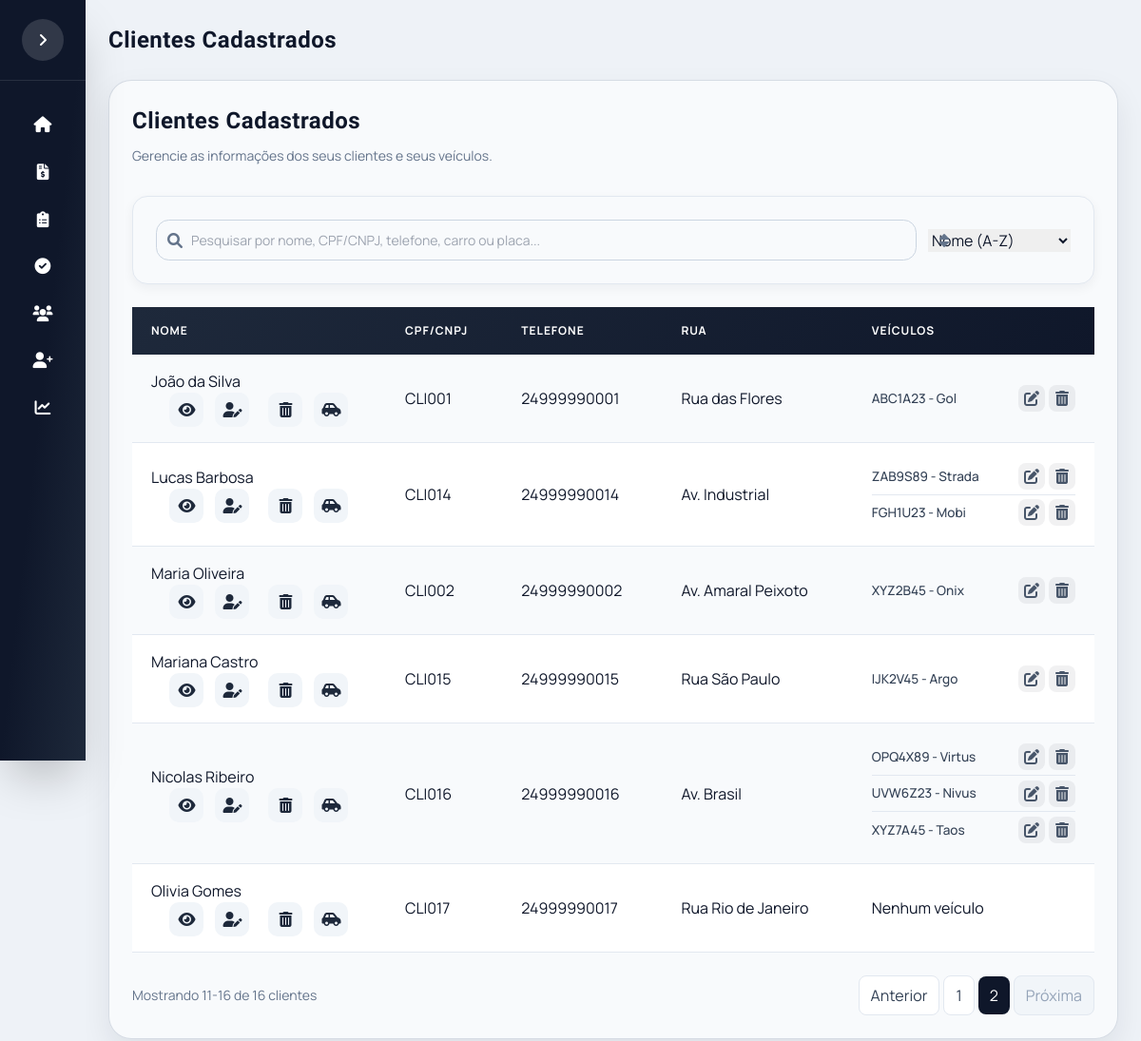
The app's page /clientes?page=2 with its own data.
### app/models.py (models this page shows)
class Cliente(db.Model):
    __tablename__ = "clientes"
    id_cliente = db.Column(db.Integer, primary_key=True, autoincrement=True)
    cod_cliente = db.Column(db.String(20), unique=True, nullable=False)
    nome = db.Column(db.String(120), nullable=False)
    cliente_ativo = db.Column(db.Integer, default=1)
    telefones = db.relationship("TelefoneCliente", backref="cliente", lazy=True, cascade="all, delete-orphan")
    emails = db.relationship("EmailCliente", backref="cliente", lazy=True, cascade="all, delete-orphan")
    enderecos = db.relationship("EnderecoCliente", backref="cliente", lazy=True, cascade="all, delete-orphan")
    veiculos = db.relationship("Veiculo", backref="cliente", lazy=True, cascade="all, delete-orphan")

class TelefoneCliente(db.Model):
    __tablename__ = "telefones_cliente"
    id_telefone = db.Column(db.Integer, primary_key=True, autoincrement=True)
    id_cliente = db.Column(db.Integer, db.ForeignKey("clientes.id_cliente"), nullable=False)
    telefone = db.Column(db.String(20), nullable=False)

class EnderecoCliente(db.Model):
    __tablename__ = "enderecos_cliente"
    id_endereco = db.Column(db.Integer, primary_key=True, autoincrement=True)
    id_cliente = db.Column(db.Integer, db.ForeignKey("clientes.id_cliente"), nullable=False)
    rua = db.Column(db.String(150))
    numero = db.Column(db.String(10))
    bairro = db.Column(db.String(100))
    cidade = db.Column(db.String(100))
    estado = db.Column(db.String(2))
    cep = db.Column(db.String(8))
    complemento = db.Column(db.String(100))

class Veiculo(db.Model):
    __tablename__ = "veiculos"
    id_veiculo = db.Column(db.Integer, primary_key=True, autoincrement=True)
    id_cliente = db.Column(db.Integer, db.ForeignKey("clientes.id_cliente"), nullable=False)
    veiculo_ativo = db.Column(db.Integer, default=1)
    placa = db.Column(db.String(7), unique=True, nullable=False)
    marca = db.Column(db.String(50), nullable=False)
    modelo = db.Column(db.String(80), nullable=False)
    ano = db.Column(db.Integer)
    cor = db.Column(db.String(30))
    orcamentos = db.relationship("Orcamento", backref="veiculo", lazy=True)

### app/routes.py (the view)
@main.route("/clientes")
def listar_clientes():
    page = request.args.get("page", 1, type=int)
    per_page = request.args.get("per_page", 10, type=int)
    per_page = max(1, min(per_page, 10000))
    query = (
        Cliente.query
        .filter(Cliente.cliente_ativo == 1)
        .order_by(Cliente.nome.asc())
    )
    pagination = query.paginate(page=page, per_page=per_page, error_out=False)
    return render_template(
        "lista_clientes.html",
        clientes=pagination.items,
        pagination=pagination
    )

### templates/lista_clientes.html (shortened to what this page needs)
{% extends "base.html" %}
{% block page_title %}
Clientes Cadastrados
{% endblock %}
{% block content %}
<div class="table-container">
    <div class="screen-header" style="margin-bottom: 2rem;">
        <div>
            <h2 class="screen-title title-font" style="margin-bottom: 0.5rem;">Clientes Cadastrados</h2>
            <p class="screen-subtitle">Gerencie as informações dos seus clientes e seus veículos.</p>
        </div>
    </div>
    <div class="panel filter-panel" style="margin-bottom: 1.5rem; padding: 1.5rem;">
        <div class="filter-row">
            <div class="filter-search-col">
                <div class="input-icon">
                    <input
                        type="text"
                        id="filterCliente"
                        placeholder="Pesquisar por nome, CPF/CNPJ, telefone, carro ou placa..."
                        class="form-input"
                    >
                </div>
            </div>
            <div class="filter-sort-col"><div class="input-icon">
                <select id="sortSelect" class="w-full">
                    <option value="nome_asc">Nome (A-Z)</option>
                </select>
            </div></div>
        </div>
    </div>
    <table class="table-clientes">
        <thead>
            <tr>
                <th>Nome</th>
                <th>CPF/CNPJ</th>
                <th>Telefone</th>
                <th>Rua</th>
                <th>Veículos</th>
            </tr>
        </thead>
        <tbody id="tabelaClientesBody">
        {% for cliente in clientes %}
        <tr>
            <td>
                <div class="cliente-header">
                    <div class="cliente-nome">{{ cliente.nome }}</div>
                    <div class="cliente-icons">
                        <a href="{{ url_for('main.perfil_cliente', id_cliente=cliente.id_cliente) }}" class="icon-btn" data-tooltip="Ver perfil">
                            <i class="fas fa-eye"></i>
                        </a>
                        <a href="{{ url_for('main.editar_cliente', id_cliente=cliente.id_cliente) }}" class="icon-btn" data-tooltip="Editar perfil">
                            <i class="fas fa-user-edit"></i>
                        </a>
                        <button type="button" class="icon-btn" data-tooltip="Excluir perfil" onclick="openDeleteModal('cliente', '{{ cliente.nome }}', 'form-delete-cliente-{{ cliente.id_cliente }}');">
                            <i class="fas fa-trash-alt"></i>
                        </button>
                        <a href="{{ url_for('main.novo_veiculo', id_cliente=cliente.id_cliente) }}" class="icon-btn" data-tooltip="Adicionar veículo">
                            <i class="fas fa-car-side"></i>
                        </a>
                    </div>
                </div>
            </td>
            <td>{{ cliente.cod_cliente }}</td>
            <td>
                {{ cliente.telefones[0].telefone if cliente.telefones else "Não cadastrado" }}
            </td>
            <td>
                {{ cliente.enderecos[0].rua if cliente.enderecos else "Não cadastrada" }}
            </td>
            <td>
                {% if cliente.veiculos %}
                <ul class="lista-veiculos">
                    {% for veiculo in cliente.veiculos if veiculo.veiculo_ativo == 1 %}
                    <li class="veiculo-item">
                        <span class="veiculo-info">
                            {{ veiculo.placa.upper() }} - {{ veiculo.modelo }}
                        </span>
                        <div class="veiculo-acoes">
                            <a href="{{ url_for('main.editar_veiculo', id_veiculo=veiculo.id_veiculo) }}" class="icon-btn" data-tooltip="Editar veículo">
                                <i class="fas fa-edit"></i>
                            </a>
                            <button type="button" class="icon-btn" data-tooltip="Excluir veículo" onclick="openDeleteModal('veiculo', '{{ veiculo.placa.upper() }} - {{ veiculo.modelo }}', 'form-delete-veiculo-{{ veiculo.id_veiculo }}');">
                                <i class="fas fa-trash-alt"></i>
                            </button>
                        </div>
                    </li>
                    {% endfor %}
                </ul>
                {% else %}
                Nenhum veículo
                {% endif %}
            </td>
        </tr>
        {% endfor %}
        </tbody>
    </table>
</div>
{% if pagination and pagination.pages > 1 %}
<nav class="mt-6 flex items-center justify-between gap-3 flex-wrap" aria-label="Paginação">
    <div class="text-sm text-slate-500">
        {% set first_item = ((pagination.page - 1) * pagination.per_page) + 1 if pagination.total else 0 %}
        {% set last_item = (pagination.page * pagination.per_page) if (pagination.page * pagination.per_page) < pagination.total else pagination.total %}
        Mostrando {{ first_item }}-{{ last_item }} de {{ pagination.total }} clientes
    </div>
    <div class="flex items-center gap-1 flex-wrap">
        {% if pagination.has_prev %}
            <a class="px-3 py-2 rounded-lg border border-slate-200 bg-white text-slate-700 hover:bg-slate-50"
               href="{{ url_for('main.listar_clientes', page=pagination.prev_num) }}">Anterior</a>
        {% else %}
            <span class="px-3 py-2 rounded-lg border border-slate-200 bg-slate-100 text-slate-400 cursor-not-allowed">Anterior</span>
        {% endif %}
        {% for p in pagination.iter_pages(left_edge=1, right_edge=1, left_current=2, right_current=2) %}
            {% if p %}
                {% if p == pagination.page %}
                    <span class="px-3 py-2 rounded-lg bg-slate-900 text-white">{{ p }}</span>
                {% else %}
                    <a class="px-3 py-2 rounded-lg border border-slate-200 bg-white text-slate-700 hover:bg-slate-50"
                       href="{{ url_for('main.listar_clientes', page=p) }}">{{ p }}</a>
                {% endif %}
            {% else %}
                <span class="px-2 text-slate-400">…</span>
            {% endif %}
        {% endfor %}
        {% if pagination.has_next %}
            <a class="px-3 py-2 rounded-lg border border-slate-200 bg-white text-slate-700 hover:bg-slate-50"
               href="{{ url_for('main.listar_clientes', page=pagination.next_num) }}">Próxima</a>
        {% else %}
            <span class="px-3 py-2 rounded-lg border border-slate-200 bg-slate-100 text-slate-400 cursor-not-allowed">Próxima</span>
        {% endif %}
    </div>
</nav>
{% endif %}
{% endblock %}

### static/css/estilo.css (style rules this page uses)
:root { --brand-red: #e11d2e; --brand-red-dark: #b91c1c; --brand-blue: #1e3a8a; --ink: #0f172a; --muted: #475569; --panel: #f8fafc; --line: #e2e8f0; --accent: #10b981; --primary: #4f46e5; --primary-dark: #4338ca; --primary-light: #818cf8; --success: #10b981; --warning: #f59e0b; --danger: #ef4444; --info: #3b82f6; --sidebar-width: 280px; --sidebar-collapsed: 90px; --radius-card: 1.25rem; --radius-lg: 1rem; --radius-md: 0.75rem; --shadow-sm: 0 1px 2px 0 rgb(0 0 0 / 0.05); --shadow-md: 0 4px 6px -1px rgb(0 0 0 / 0.1); --shadow-lg: 0 10px 15px -3px rgb(0 0 0 / 0.1); --shadow-xl: 0 20px 25px -5px rgb(0 0 0 / 0.1); }
* { margin: 0; padding: 0; box-sizing: border-box; }
body { background: radial-gradient(circle at top, #e2e8f0 0%, #cbd5e1 55%, #e2e8f0 100%); font-family: 'Manrope', system-ui, sans-serif; color: var(--ink); min-height: 100vh; overflow-x: hidden; }
h1, h2, h3, .title-font { font-family: 'Barlow Condensed', 'Manrope', system-ui, sans-serif; letter-spacing: 0.02em; }
.screen-header { display: flex; flex-wrap: wrap; align-items: center; justify-content: space-between; gap: 1rem; margin-bottom: 1.5rem; }
.screen-title { font-size: 1.9rem; font-weight: 700; color: #0f172a; font-family: 'Barlow Condensed', sans-serif; }
.screen-subtitle { color: #64748b; font-size: 0.95rem; margin-top: 0.25rem; }
.table-clientes { width: 100%; border-collapse: collapse; min-width: 600px; }
.table-clientes thead { background: linear-gradient(135deg, #1e293b 0%, #0f172a 100%); }
.table-clientes thead th { color: #ffffff; padding: 1rem 1.25rem; text-align: left; font-size: 0.75rem; font-weight: 700; text-transform: uppercase; letter-spacing: 0.08em; }
.table-clientes tbody tr { border-bottom: 1px solid #e2e8f0; transition: all 0.2s ease; }
.table-clientes tbody tr:nth-child(even) { background-color: #ffffff; }
.table-clientes tbody tr:nth-child(odd) { background-color: #f8fafc; }
.table-clientes td { padding: 1rem 1.25rem; color: #0f172a; vertical-align: middle; }
.cliente-icons { display: flex; align-items: center; justify-content: center; gap: 0.5rem; flex-wrap: nowrap; }
.icon-btn { all: unset; display: inline-flex; align-items: center; justify-content: center; width: 36px; height: 36px; border-radius: 10px; cursor: pointer; transition: all 0.2s ease; background: rgba(15, 23, 42, 0.06); color: #475569; position: relative; }
.icon-btn i { font-size: 1rem; line-height: 1; }
.icon-btn[data-tooltip="Ver perfil"] { background: rgba(59, 130, 246, 0.1); color: #3b82f6; }
.icon-btn[data-tooltip="Editar perfil"] { background: rgba(245, 158, 11, 0.1); color: #f59e0b; }
.icon-btn[data-tooltip="Excluir perfil"] { background: rgba(239, 68, 68, 0.1); color: #ef4444; }
.icon-btn[data-tooltip="Adicionar veículo"] { background: rgba(16, 185, 129, 0.1); color: #10b981; }
.lista-veiculos { list-style: none; padding: 0; margin: 0; }
.veiculo-item { display: flex; align-items: center; justify-content: space-between; gap: 0.5rem; padding: 0.3rem 0; border-bottom: 1px solid #e2e8f0; }
.veiculo-item:last-child { border-bottom: none; }
.veiculo-info { font-size: 0.85rem; font-weight: 500; color: #334155; }
.veiculo-acoes { display: flex; gap: 0.25rem; }
.veiculo-acoes a, .veiculo-acoes button { all: unset; display: inline-flex; align-items: center; justify-content: center; width: 28px; height: 28px; border-radius: 8px; cursor: pointer; transition: all 0.2s ease; background: rgba(15, 23, 42, 0.06); color: #475569; }
.input-icon { position: relative; }
.form-input, .form-select, .form-textarea { width: 100%; padding: 0.625rem 0.75rem 0.625rem 2.25rem; border: 1px solid #cbd5e1; border-radius: 0.85rem; font-size: 0.875rem; transition: all 0.2s; background: #f8fafc; color: #0f172a; }
.cliente-icons .icon-btn, .cliente-icons a.icon-btn, .cliente-icons button.icon-btn { all: unset !important; display: inline-flex !important; align-items: center !important; justify-content: center !important; width: 36px !important; height: 36px !important; border-radius: 10px !important; cursor: pointer !important; transition: all 0.2s ease !important; position: relative !important; margin: 0 2px !important; background: #f1f5f9 !important; color: #1e293b !important; }
.cliente-icons .icon-btn i { font-size: 1rem !important; line-height: 1 !important; }

### records on screen
Cliente: nome "João da Silva", cod_cliente "CLI001", telefone "24999990001", rua "Rua das Flores"
Veiculo: placa "ABC1A23", modelo "Gol"
Cliente: nome "Lucas Barbosa", cod_cliente "CLI014", telefone "24999990014", rua "Av. Industrial"
Veiculo: placa "ZAB9S89", modelo "Strada"
Veiculo: placa "FGH1U23", modelo "Mobi"
Cliente: nome "Maria Oliveira", cod_cliente "CLI002", telefone "24999990002", rua "Av. Amaral Peixoto"
Veiculo: placa "XYZ2B45", modelo "Onix"
Cliente: nome "Mariana Castro", cod_cliente "CLI015", telefone "24999990015", rua "Rua São Paulo"
Veiculo: placa "IJK2V45", modelo "Argo"
Cliente: nome "Nicolas Ribeiro", cod_cliente "CLI016", telefone "24999990016", rua "Av. Brasil"
Veiculo: placa "OPQ4X89", modelo "Virtus"
Veiculo: placa "UVW6Z23", modelo "Nivus"
Veiculo: placa "XYZ7A45", modelo "Taos"
Cliente: nome "Olivia Gomes", cod_cliente "CLI017", telefone "24999990017", rua "Rua Rio de Janeiro", shows "Nenhum veículo"

### other values on screen
{{ first_item }} "11"
{{ last_item }} "16"
{{ pagination.total }} "16"
{{ p }} "1"
{{ p }} "2"
